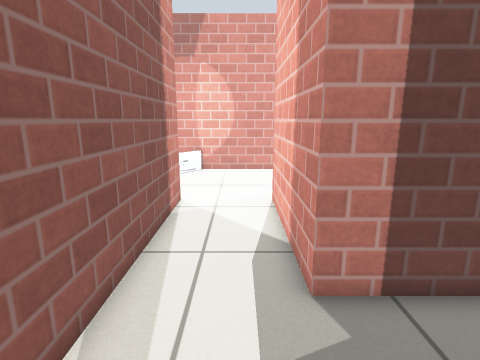
[1] (above)

16 first-person views from a walk through a world built for the Gazebo simulator. The camera is 0.86 m above the floor, tilts 12° down and sees 80° across. The floor is counted in squares, 0.25 m on a side. Each view is taken from the middle of a square. On the plan, view 1 faces up. The plan holds only what a view shows up to about 20 squares ahead; the rest is blank. Gazebo's built-in surfaces are drawn with simple patterns.

[2]
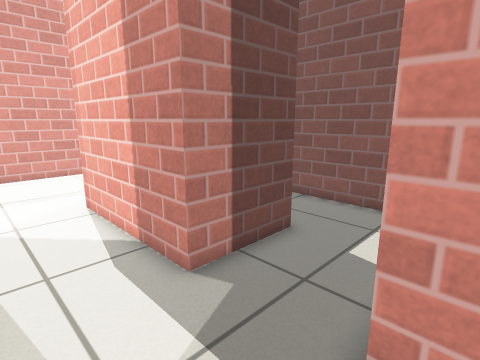

[3]
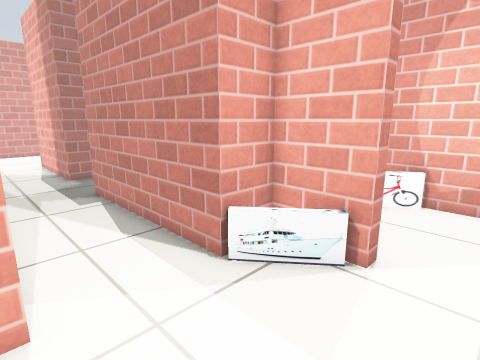

[4]
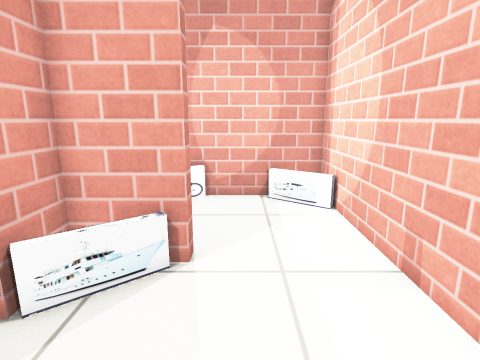

[5]
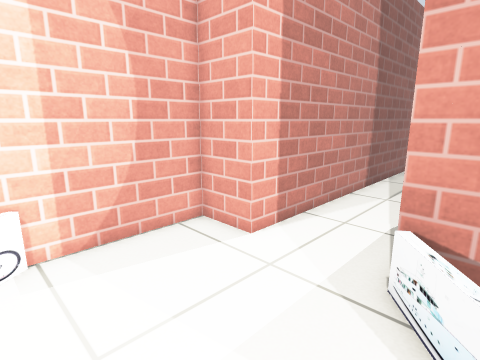

[6]
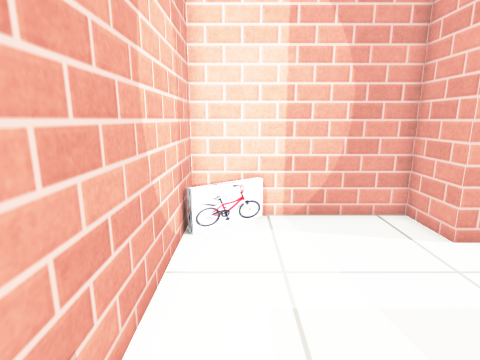

[7]
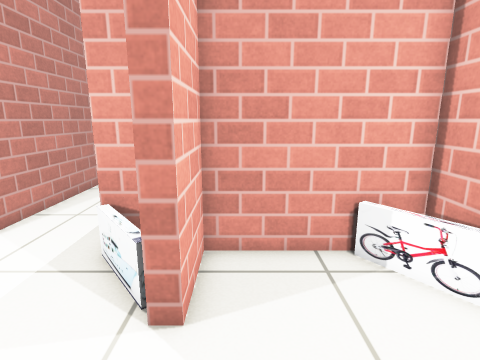

[8]
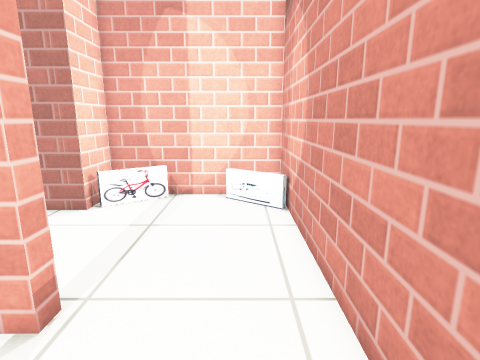

[9]
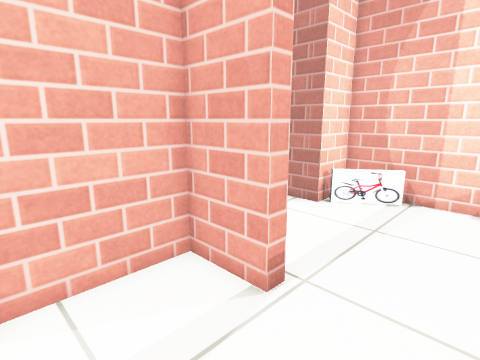

[10]
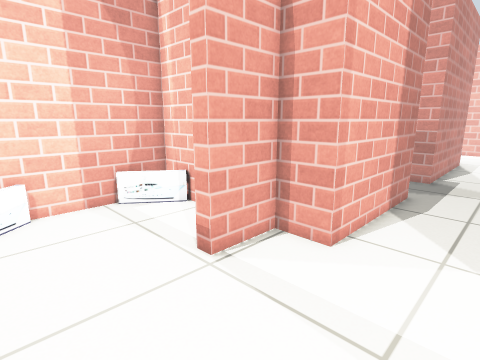

[11]
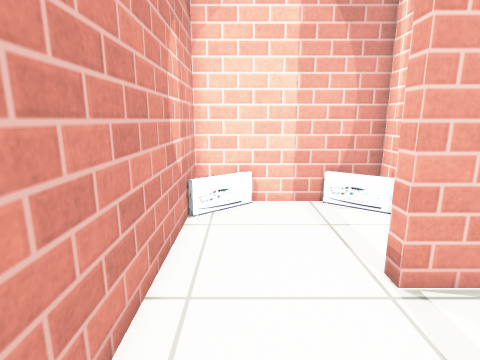

[12]
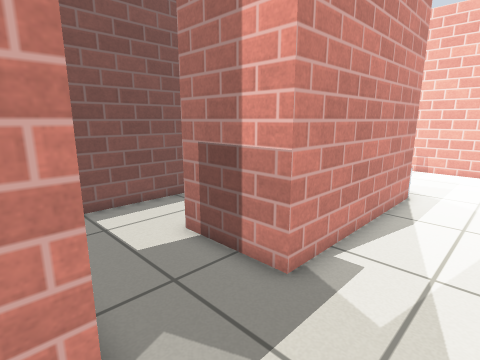

[13]
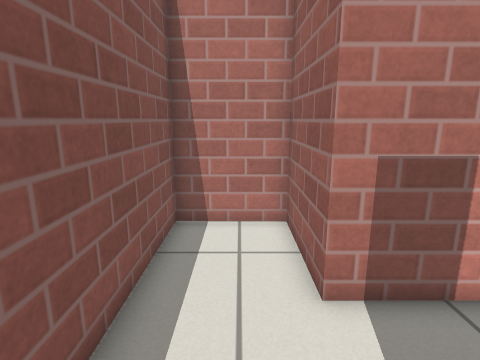

[14]
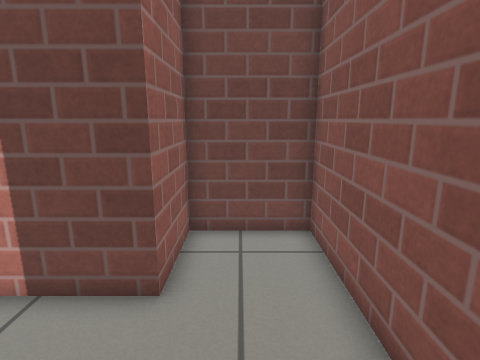

[15]
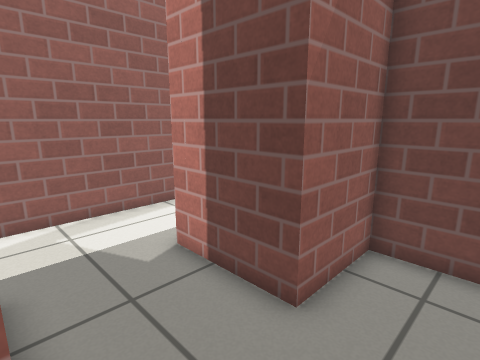

[16]
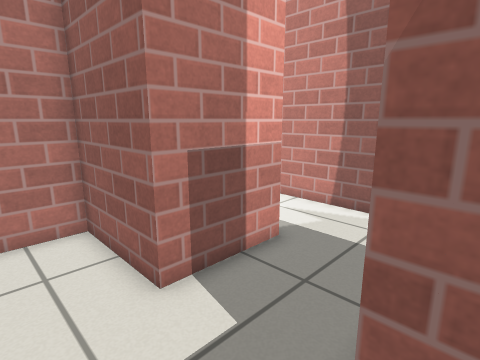

### Floor plan
Points are (right, up) in squares from view 1. A wall is a line through its corners. A room is listed if a view was taken in it or the views show most of it. See-through windows are left out.
Room 1 (views 1, 2, 3, 4, 5, 12, 13, 14, 15, 16)
walls: (3.9, -10.8) (3.4, -10.8) (3.4, -7.9) (1.4, -7.9) (1.4, 1.1) (5.4, 1.1) (5.4, -3.3) (9.2, -3.3) (9.2, 8.5) (5.4, 8.5) (5.4, 5.1) (1.4, 5.1) (1.4, 12.1) (3.4, 12.1) (3.4, 13.5); (-2.6, 12.1) (-2.6, -7.9) (-5, -7.9) (-5, -15.7) (4.6, -15.7)
ways out: opening at (4, -13) to room 2; opening at (0, 13.8) to room 4
objects: picture (-4, -15) to (-4, -14); picture (2, -10) to (3, -9)
Room 2 (views 6, 7)
walls: (4.6, -15.7) (9.8, -15.7) (9.8, -7.9) (3.9, -7.9) (3.9, -10.8)
ways out: opening at (4, -13) to room 1
objects: picture (8, -15) to (9, -14); picture (9, -10) to (9, -9)
Room 3 (views 8, 9)
walls: (3.9, 14.7) (3.9, 12.1) (9.8, 12.1) (9.8, 19.9) (4.6, 19.9)
ways out: opening at (3.5, 17) to room 4
objects: picture (8, 18) to (9, 19); picture (9, 13) to (9, 14)
Room 4 (views 10, 11)
walls: (3.4, 13.5) (3.4, 14.7) (3.9, 14.7); (4.6, 19.9) (-5, 19.9) (-5, 12.1) (-2.6, 12.1)
ways out: opening at (0, 13.8) to room 1; opening at (3.5, 17) to room 3
objects: picture (-4, 13) to (-3, 14); picture (-4, 18) to (-3, 19)

Positions as (right, up) in squares from view 1, and headings:
1: (0, 0), facing up
2: (-2, 0), facing up-right
3: (-3, -13), facing up-right
4: (-3, -12), facing right
5: (3, -14), facing up-left
6: (5, -14), facing left
7: (5, -15), facing up
8: (8, 18), facing left
9: (8, 18), facing down-left
10: (-2, 19), facing down-right
11: (-2, 18), facing right
12: (-2, 6), facing down-right
13: (7, 6), facing down
14: (7, 0), facing up
15: (8, 1), facing up-left
16: (8, 6), facing down-left
